Frame 1 (no input): blank canvas, image omitted
Frame 60 (the mouse pressed at the canvas centre just before this capture): blank canvas, image omitted
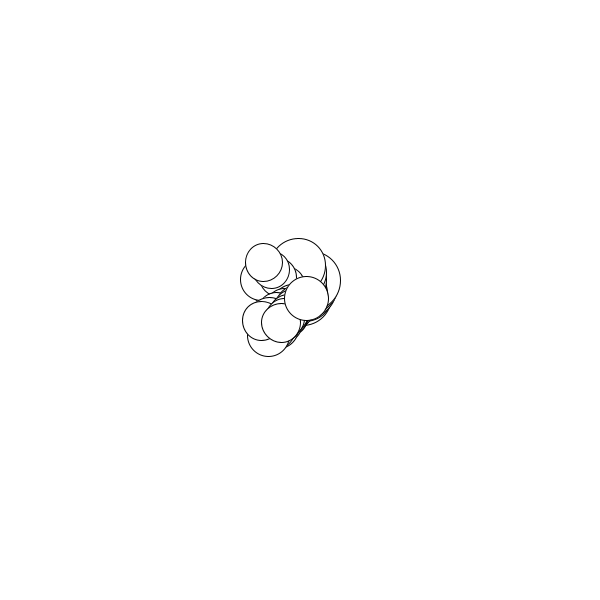
Frame 120 (the mouse held since frame 60 and released just before this capture)

The Processing sketch whose frames 1 and 60 were blank and that drew this single picture after the mouse press (run headless with seeded random() and noise(); from frame 60 on, the mouse is pressed at the canvas centre):

// Processing sketch: w10_03_paintbrush
// ── w10_03_paintbrush.pde
// code 1 FA 18
// bryan ma

// color variable as class field

// this sketch uses a basic ball or particle-type behavior
// to create a "painting" kind of effect. while the mouse is 
// pressed, a new instance is created every five frames. 

// change the class definition of "Brushstroke" to have a 
// color field. Then change the constructor arguments to accept 
// a color argument, which should set the object's color field. 

// finally, update the line of code which creates new brushstrokes
// to accept a color value. try using a color value which maps to 
// the position of the mouse on the screen. see the example gif
// to get an idea.

Brushstroke b;

void setup() {
  size(600, 600);
  noStroke();
  background(255);
}

void draw() {
  if (mousePressed) {
    if (frameCount % 5 == 0) {
      b = new Brushstroke(mouseX, mouseY);
    }

    if (b != null) {
      b.update();
      b.display();
    }
  }
}


class Brushstroke {
  float x, y;
  float vx, vy;
  float siz;
  float lifetime = 10;

  Brushstroke(float x, float y) {
    this.x = x;
    this.y = y;
    vx = random(-8, 8);
    vy = random(-8, 8);
    siz = random(30, 60);
  }

  void update() {
    x += vx;
    y += vy;
  }

  void display() {
    fill(255);
    stroke(0);
    ellipse(x, y, siz, siz);
  }
}
